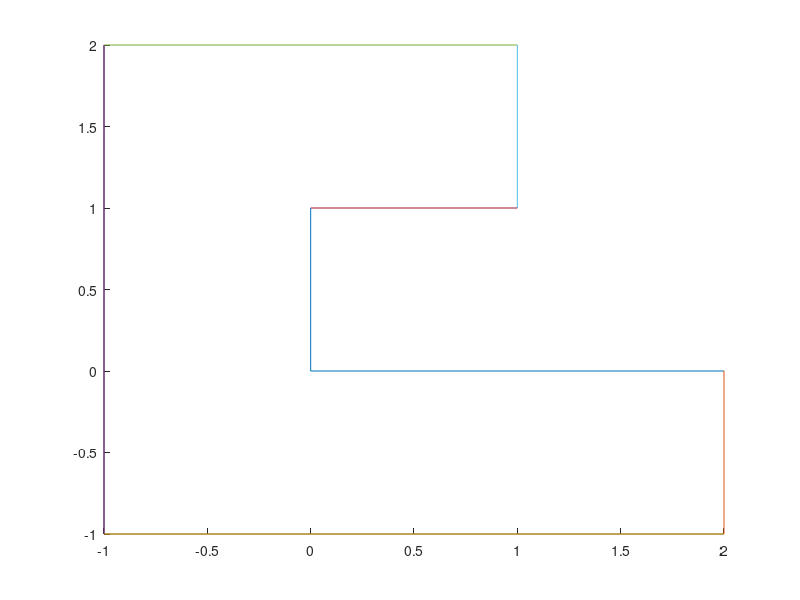

Write MATLAB code to recreate this figure.
clf
xPoints = [0];
%makes an array of the various xs we go to, so as to find which is the
%largest.
%ensures you're working with a clear plot.
vertexAngles = [2,3,2,1];
%defines vertex in terms of the angles between its vertices a1 and aN.
vertexMV = ["v","v","v","m"];
%defines vertex mv arrangement, where vertexMV(1) is the vertex between
%vertexAngles a1 and a2, and the last index is between aN and a1.
layerHeights = ones(length(vertexAngles),1);
%defines how much we move on y with each turn.
direction = 1;
%states that our direction is "positive."
points = [0,0];
%creates an array of the points we'll be graphing.

%gets our xs to find the biggest and smallest
flip = 1;
for i = 2:length(vertexAngles)
    newPointX = xPoints(end) + flip * vertexAngles(i);
    xPoints = [xPoints,newPointX];
    flip = flip * -1;

end
%makes our layer heights fit with our hypothesis
xPoints
tempDir = 1;
upMoves = 0;
downMoves = 0;
for i = 1:length(vertexAngles)
    if (tempDir == 1 && vertexMV(i) == "m") | (tempDir == -1 && vertexMV(i) == "v")
        tempDir = -1 * tempDir;
        upMoves = upMoves + 1;
    else
        tempDir = -1 * tempDir;
        downMoves = downMoves + 1;
    end
end

[fakeVar, maxX] = max(xPoints);
[fakeVar,minX] = min(xPoints);
degree = length(vertexAngles);
%swap these two assignments if it doesn't work and you think it should-- 
layerHeights(maxX) = downMoves;
layerHeights(minX) = upMoves;
layerHeights

%function that make our points to graph :)
for i = 1:length(vertexAngles)
    newPointX = points(end,1) + direction * vertexAngles(i);
    newPointY = points(end,2);
    newPoint = [newPointX,newPointY];
    points = [points;newPoint];
    %moves right equal to vertexAngle if facing right, left if left, and
    %adds it to the points.
    if (direction == 1 && vertexMV(i) == "m") | (direction == -1 && vertexMV(i) == "v")
        direction = direction * -1;
        newPointX = points(end,1);
        newPointY = points(end,2) + layerHeights(i);
        newPoint = [newPointX,newPointY];
        points = [points;newPoint];
    else
        direction = direction * -1;
        newPointX = points(end,1);
        newPointY = points(end,2) - layerHeights(i);
        newPoint = [newPointX,newPointY];
        points = [points;newPoint];
    end
    %determines whether its turn will move it upward or downward, then
    %moves it that far. 

end
points
xsize = [length(points)];
hold on

for i = 1:(xsize - 1)
    plot( [points(i,1) points(i+1,1 )] ,[points(i,2) points((i+1),2)] )
end
hold off